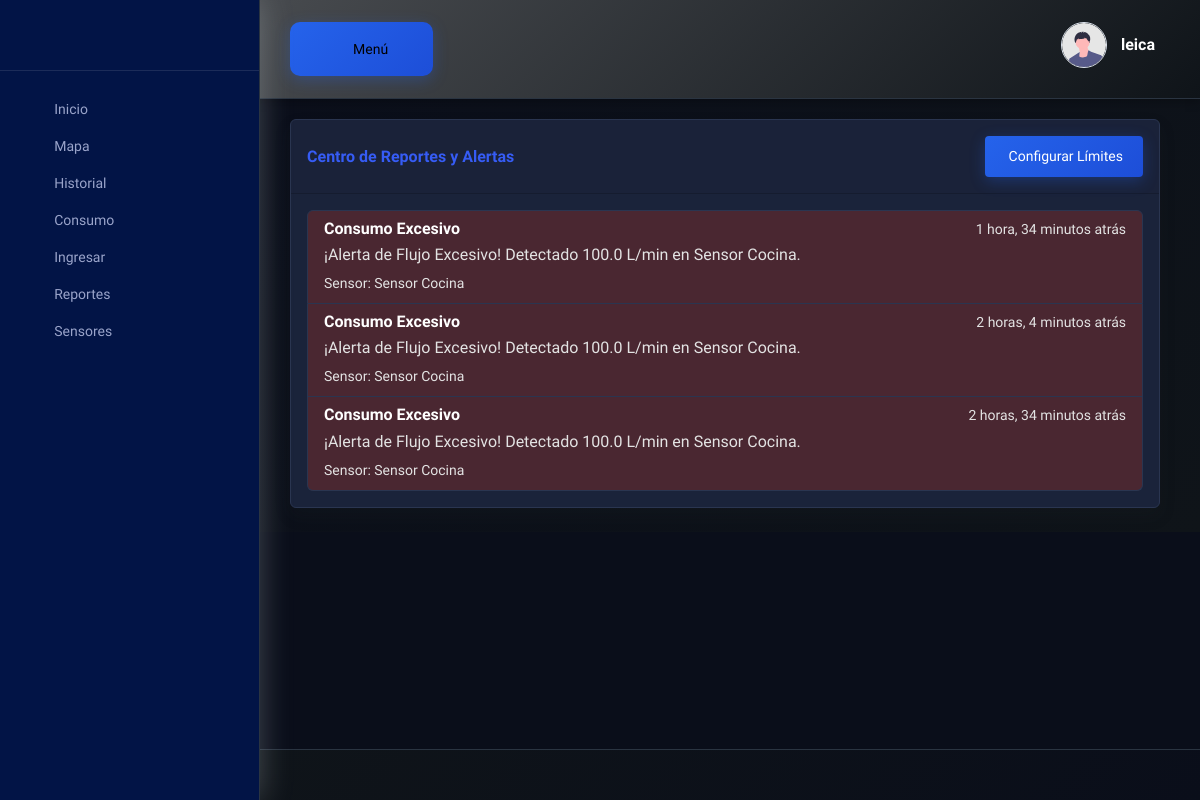
The app's page /dashboard/reportes/ (signed in), older data.
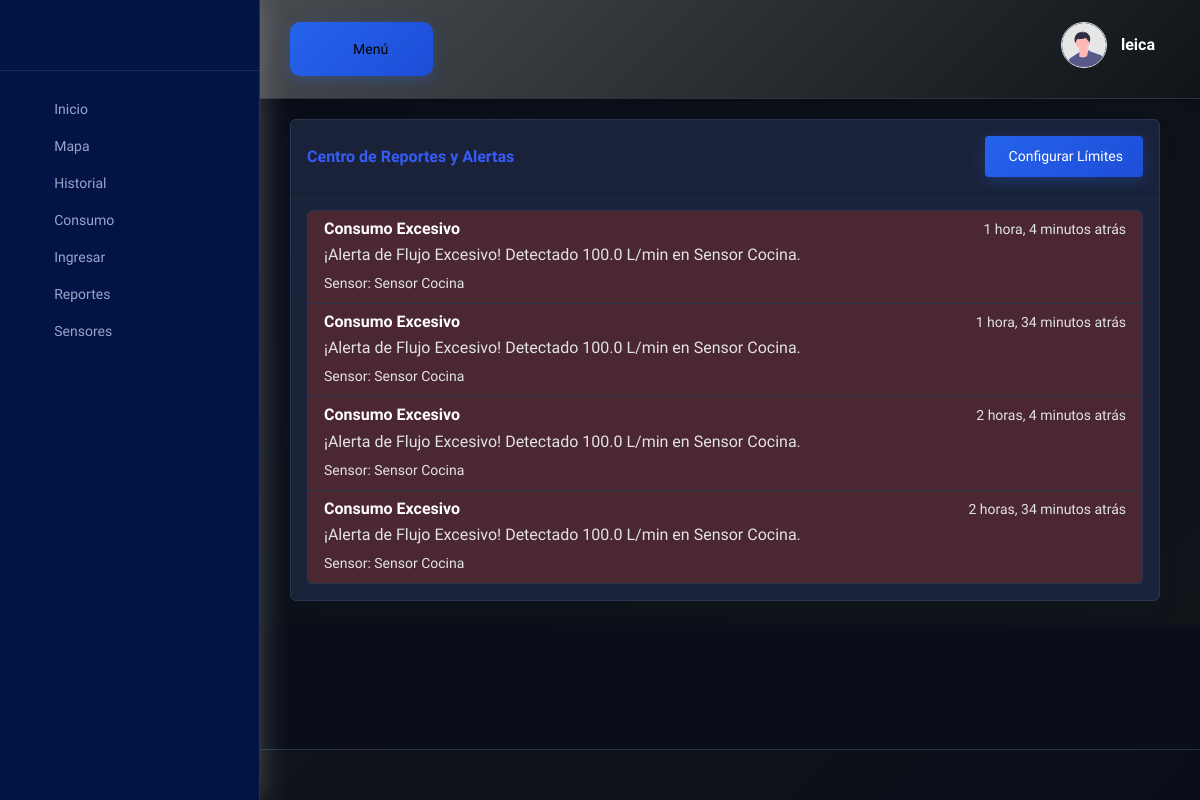
The same page, newer data.
### reportes/models.py (models this page shows, shortened)
class Alerta(models.Model):
    TIPO_ALERTA = [
        ('FUGA', 'Posible Fuga Detectada'),
        ('EXCESO', 'Consumo Excesivo'),
        ('OFFLINE', 'Sensor Desconectado'),
        ('INFO', 'Resumen/Información'),
    ]
    usuario = models.ForeignKey(Usuario, on_delete=models.CASCADE, related_name="alertas")
    dispositivo = models.ForeignKey(Dispositivo, on_delete=models.SET_NULL, null=True, blank=True)
    tipo = models.CharField(max_length=10, choices=TIPO_ALERTA)
    mensaje = models.TextField(help_text="Descripción detallada de la alerta")
    timestamp = models.DateTimeField(auto_now_add=True)
    leida = models.BooleanField(default=False)
    class Meta:
        ordering = ['-timestamp'] # Mostrar los reportes mas recientes

### sensores/models.py (models this page shows, shortened)
class Dispositivo(models.Model):
    usuario = models.ForeignKey(Usuario, on_delete=models.CASCADE, related_name="dispositivos")
    id_dispositivo_mqtt = models.CharField(max_length=100, unique=True, help_text="El ID único usado en los mensajes MQTT")
    nombre = models.CharField(max_length=100, blank=True)
    limite_flujo_excesivo = models.FloatField(null=True, blank=True)
    latitud = models.FloatField(null=True, blank=True)
    longitud = models.FloatField(null=True, blank=True)

### reportes/views.py (the view)
# urls.py: path('dashboard/reportes/', reportes_pagina, name='reportes_pagina'),
@login_required
def reportes_pagina(request):
    alertas = Alerta.objects.filter(usuario=request.user.usuario)
    context = {
        'alertas_list': alertas
    }
    return render(request, 'dashboard_reportes.html', context)

### templates/dashboard_reportes.html (shortened to what this page needs)
{% extends "base/base_dashboard.html" %}
    {% load static %}
    {% block dashboard_content %}
    <div class="row">
        <div class="col-12">
            <div class="card shadow mb-4">
                <div class="card-header py-3 d-flex flex-row align-items-center justify-content-between">
                    <h6 class="m-0 font-weight-bold text-primary">Centro de Reportes y Alertas</h6>
                        <a href="{% url 'configuracion_pagina' %}" class="btn btn-primary btn-sm">
                             Configurar Límites
                        </a>
                </div>
                <div class="card-body">
                    {% if alertas_list %}
                        <div class="list-group">
                            {% for alerta in alertas_list %}
                            <div class="list-group-item list-group-item-action flex-column align-items-start
                                        {% if alerta.tipo == 'FUGA' or alerta.tipo == 'EXCESO' %} list-group-item-danger
                                        {% elif alerta.tipo == 'OFFLINE' %} list-group-item-warning
                                        {% else %} list-group-item-info {% endif %}">
                                <div class="d-flex w-100 justify-content-between">
                                    <h5 class="mb-1">{{ alerta.get_tipo_display }}</h5>
                                    <small>{{ alerta.timestamp|timesince }} atrás</small>
                                </div>
                                <p class="mb-1">{{ alerta.mensaje }}</p>
                                {% if alerta.dispositivo %}
                                <small>Sensor: {{ alerta.dispositivo.nombre }}</small>
                                {% endif %}
                            </div>
                            {% endfor %}
                        </div>
                    {% else %}
                        <p class="text-center">¡Todo en orden! No tienes reportes ni alertas.</p>
                    {% endif %}
                </div>
            </div>
        </div>
    </div>
    {% endblock %}

### templates/base/base_dashboard.html (shortened to what this page needs)
{% load static %}
<!DOCTYPE html>
<html lang="es">
<head>
    <link rel="stylesheet" href="{% static 'assets/css/bootstrap.min.css' %}" />
    <link href="https://cdn.lineicons.com/4.0/lineicons.css" rel="stylesheet" />
    <link rel="stylesheet" href="{% static 'assets/css/main.css' %}" />
    <link rel="stylesheet" href="{% static 'css/dashboard-dark-blue.css' %}" />
    <link rel="stylesheet" href="{% static 'estilocss/style.css' %}" />
</head>
<body>
  <aside class="sidebar-nav-wrapper">
    <div class="sidebar-logo">
      </div>
      <nav class="sidebar-nav">
        <ul>
            <li class="nav-item">
                <a href="{% url 'post_login' %}">
                    <span class="icon"></span>
                    <span class="text">Inicio</span>
                </a>
            </li>
            <li class="nav-item">
                <a href="{% url 'mapa_pagina' %}">
                    <span class="icon"></span>
                    <span class="text">Mapa</span>
                </a>
            </li>
            <li class="nav-item">
                <a href="{% url 'historial_pagina' %}">
                    <span class="icon"></span>
                    <span class="text">Historial</span>
                </a>
            </li>
            <li class="nav-item">
                <a href="{% url 'consumo_pagina' %}">
                    <span class="icon"></span>
                    <span class="text">Consumo</span>
                </a>
            </li>
            <li class="nav-item">
                <a href="{% url 'ingreso_pagina' %}">
                    <span class="icon"></span>
                    <span class="text">Ingresar</span>
                </a>
            </li>
            <li class="nav-item">
                <a href="{% url 'reportes_pagina' %}">
                    <span class="icon"></span>
                    <span class="text">Reportes</span>
                </a>
            </li>
            <li class="nav-item">
              <a href="{% url 'lista_sensores' %}"> <span class="icon"></span>
                  <span class="text">Sensores</span>
              </a>
            </li>
        </ul>
      </nav>
  </aside>
  <main class="main-wrapper">
    <header class="header">
      <div class="container-fluid">
        <div class="row">
          <div class="col-lg-5 col-md-5 col-6">
            <div class="header-left d-flex align-items-center">
              <button style="border-radius: 10px;" id="menu-toggle" class="main-btn rounded-10" aria-label="Alternar menú" aria-expanded="false">
                 Menú
              </button>
            </div>
          </div>
          <div class="col-lg-7 col-md-7 col-6">
            <div class="header-right">
              <div class="profile-box">
                <button class="dropdown-toggle bg-transparent border-0" type="button" id="profile" data-bs-toggle="dropdown" aria-haspopup="true" aria-expanded="false" aria-label="Abrir menú de perfil">
                  <div class="profile-info">
                    <div class="info">
                      <div class="image">
                        <img src="{% static 'img/undraw_profile.svg' %}" alt="Profile" />
                      </div>
                      <div>
                        <h6>{{user.username}}</h6>
                      </div>
                    </div>
                  </div>
                </button>
              </div>
            </div>
          </div>
        </div>
      </div>
    </header>
    <section class="section">
      <div class="container-fluid">
        {% block dashboard_content %}
          {% endblock %}
      </div>
    </section>
    <footer class="footer">
    </footer>
  </main>
</body>
</html>

### static/css/dashboard-dark-blue.css (style rules this page uses)
body { background: #0a0e1a; color: #e0e8f0; }
.section { background: linear-gradient(135deg, #0a0e1a 0%, #0f1419 100%); }
.sidebar-nav-wrapper { background: linear-gradient(180deg, #1a2332 0%, #0f1419 100%); border-right: 1px solid #2a3441; }
.header { background: linear-gradient(135deg, #484b4f 0%, #0f1419 100%); border-bottom: 1px solid #2a3441; box-shadow: 0 2px 10px rgba(0,0,0,0.3); }
.btn-primary { background: linear-gradient(135deg, #2563eb 0%, #1d4ed8 100%); border: none; box-shadow: 0 4px 15px rgba(37,99,235,0.3); }
h2, h3, h4, h5, h6 { color: #e0e8f0; }
.footer { background: linear-gradient(135deg, #0f1419 0%, #0a0e1a 100%); border-top: 1px solid #2a3441; }
.main-btn { background: linear-gradient(135deg, #2563eb 0%, #1d4ed8 100%); border: none; box-shadow: 0 4px 15px rgba(37,99,235,0.3); }
.card { background-color: #1a233a; border: 1px solid #2a3550; }
.card-body, .card-body p { color: #e3e3e3; }
h1, h2, h3, h4, h5, h6, .card-title, .card-header h6 { color: #ffffff; }
.list-group-item { background-color: #1a233a; border: 1px solid #2a3550; color: #e3e3e3; }
.list-group-item-danger { background-color: #4a2731; }

### templates/base/base_dashboard.html (style rules this page uses)
.sidebar-nav-wrapper { position: fixed; top: 0; left: 0; height: 100vh; overflow-y: auto; width: 260px; background: #021446; z-index: 999; }
.section { padding-top: 20px; }

Row changes from the older to the newer data that the page shows:
added Alerta: tipo "Consumo Excesivo", timestamp "1 hora, 4 minutos", mensaje "¡Alerta de Flujo Excesivo! Detectado 100.0 L/min en Sensor Cocina.", dispositivo.nombre "Sensor Cocina"
